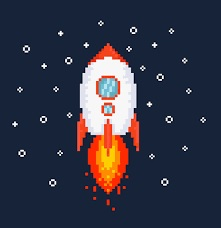
#> input picture images2/rakieta.jpg, 221 x 228 px, found by its file name; its folder holds only this picture in this run
$ python main.py
#> lines starting #> are read from the running program, lines starting #| are printed output that depends on the picture
from PIL import Image, ImageDraw
import random

name = str(input('enter a file name: '))
#> the answer given: images2/rakieta.jpg
im = Image.open('F:\\art_programs\images2\\'+ name)
#> im is the input picture: PIL image 221x228 RGB; mean R, G, B 51.7, 53, 68.4

width, height = im.size
#> width = 221; height = 228
print(width, height)
#| 221 228

done = ''
n = 0
R = 0
G = 0
B = 0
cord1 = 0
cord2 = 0
m = int(input('\n choose the level of precision \n where 1 is most precisious \n and every number higher than 1 is less precisious: '))
#> the answer given: 1
q = 1
a = ''
while a!='y' and a!='n':
    a = str(input(' Do you want to turn on subdivide function?(y/n) '))
#> this loop made 1 pass; the answer given on pass 1: y
if a=='y':
    done = True
else:
    done = False
#pamietaj o average samplingu(ustawiłem jako 2 razy m)

colors = {'red' : (255, 0, 0),
          'green' : (0,255,0),
          'white' : ( 255, 255, 255 ),
          'blue' : ( 0, 0, 255 ),
          'yellow' : ( 255, 255, 0 ),
          'orange' : ( 255, 69, 0 )
          #,'black' : ( 0, 0, 0 )
          }

def classify(rgb_tuple,colors):

    manhattan = lambda x,y : abs(x[0] - y[0]) + abs(x[1] - y[1]) + abs(x[2] - y[2])
    distances = {k: manhattan(v, rgb_tuple) for k, v in colors.items()}
    color = min(distances, key=distances.get)
    return color

def average(cord1,cord2,m):
    n = 0
    R = 0
    G = 0
    B = 0
    while n < 2*m:
        x = random.randint(cord1, cord1 + m)
        y = random.randint(cord2, cord2 + m)
        pixel = im.getpixel((x,y))
      # print(color[0])
        R += pixel[0]
      # print(R)
        G += pixel[1]
        B += pixel[2]
        n += 1

      # print(n)
    avR = int(R/n)
    avG = int(G/n)
    avB = int(B/n)
    output = (avR, avG, avB)
    return output

def draw(cord1,cord2,m,tuple):
    for x in range(cord1,cord1 + m):
        for y in range(cord2,cord2 + m):
            im.putpixel((x, y), tuple)
    #im.save('F:\\art_programs\croped\saved.png')
def subdivide(cord1,cord2,m,q):
    im1 = im.crop((cord1,cord2,cord1 + 3*m,cord2 + 3*m))
    im1.save('F:\\art_programs\croped\cubes\saved'+str(q)+'.png')
    # [5 lines of commented-out code are left out]

while True:
    if cord1 + m >= width:
        cord1 = 0
        cord2 += m
    if cord2 + m >= height:
        break
    else:
        draw(cord1,cord2,m,colors[classify(average(cord1,cord2,m),colors)])
        cord1 += m
#> after the loop, cord1 = 0; cord2 = 227
        #print(cord1,cord2)

im.save('F:\\art_programs\croped\saved.png')
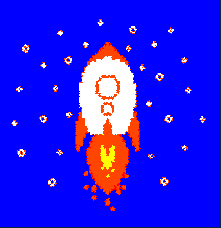
#> saved as saved.png: PIL image 221x228 RGB; mean R, G, B 39.7, 25.4, 232.9

cord1 = 0
cord2 = 0

while done:
    if cord1 + 3*m >= width:
        cord1 = 0
        cord2 += 3*m
        print(q-1)
    if cord2 + 3*m >= height:
        break
    else:
        subdivide(cord1,cord2,m,q)
        cord1 += 3*m
        q += 1
#> after the loop, cord1 = 0; cord2 = 225; q = 5476
        #print(cord1,cord2)
im.close()
